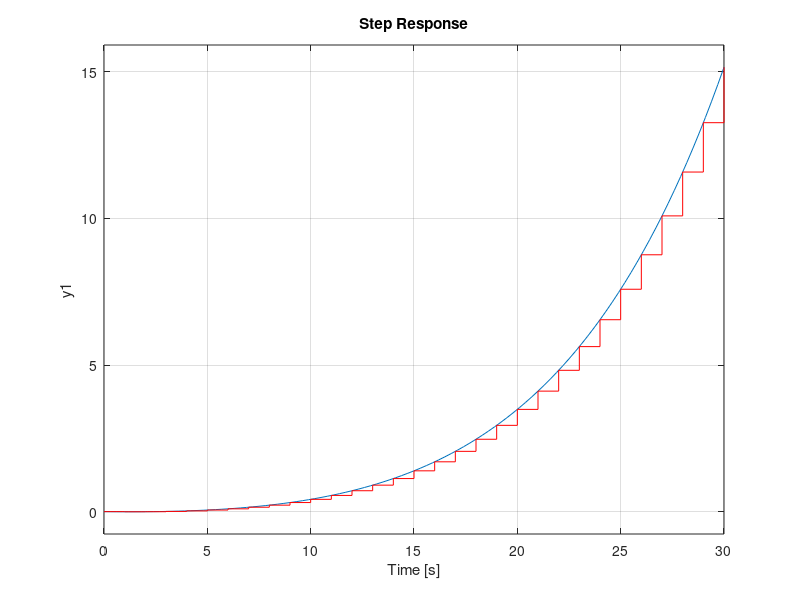
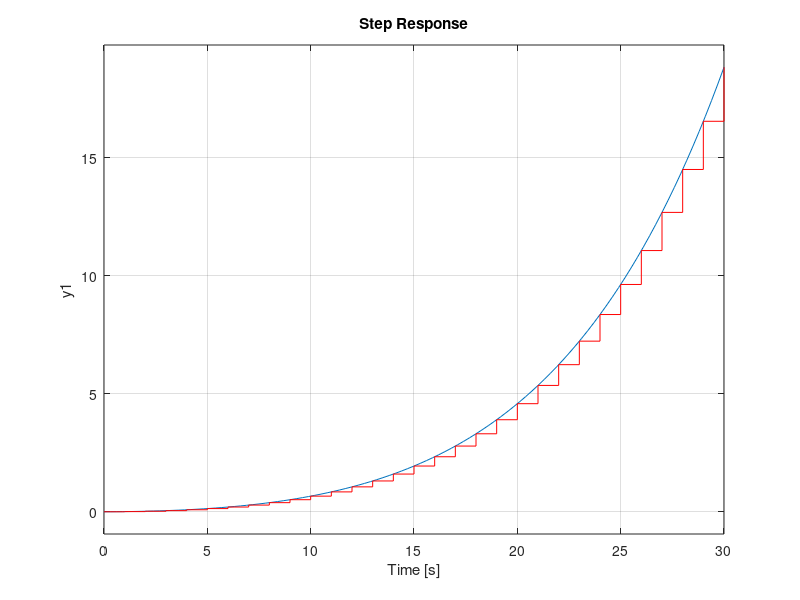
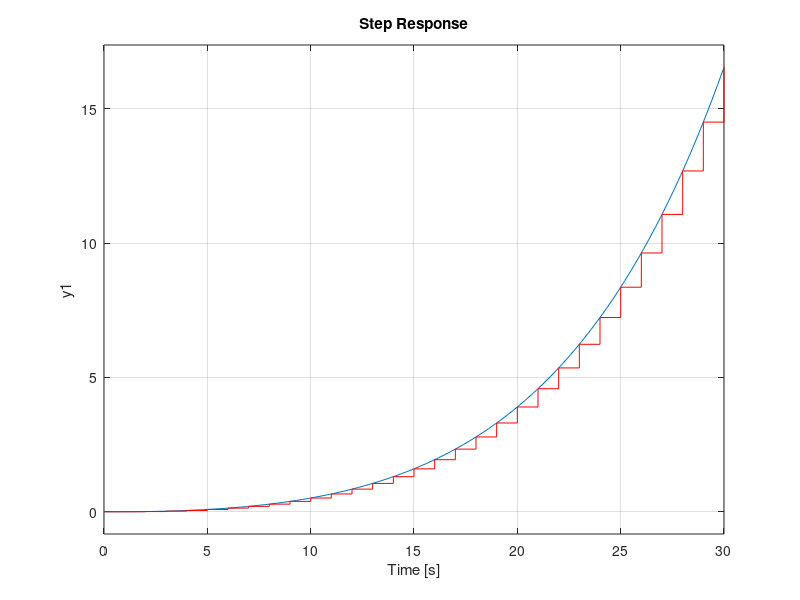

Write MATLAB code to recreate these figures, in order.
pkg load control;
clear all;
close all;
clc;

ta = 1;

a1 = [.9048 0; .0905 .9048];
b1 = [.09517; .0047];
c1 = [1 0];


a2 = [0 1; 1 0];
b2 = [0; 1];
c2 = [2 1];


a3 = [0 1; 0 -1];
b3 = [0; 1];
c3 = [-2 1];

s1 = 0.8146 + i*0.0817;
s2 = 0.8146 - i*0.0817;

s1=s1/10;
s2=s2/10;

k1 = acker(a1,b1,[s1,s2])
k2 = acker(a2,b2,[s1,s2])
k3 = acker(a3,b3,[s1,s2])

f1 = -inv(c1*inv(a1-b1*k1)*b1)
f2 = -inv(c2*inv(a2-b2*k2)*b2)
f3 = -inv(c3*inv(a3-b3*k3)*b3)

t1 = ss(a1-b1*k1, b1*f1, c1);
t2 = ss(a2-b2*k2, b2*f2, c2);
t3 = ss(a3-b3*k3, b3*f3, c3);

##figure;
##bode(t1);
##figure;
##bode(t2);
##figure;
##bode(t3);

t1z = c2d(t1, ta);
t2z = c2d(t2, ta);
t3z = c2d(t3, ta);

figure;
step(t1, 30);
hold on;
step(t1z, 30, 'r');

figure;
step(t2, 30);
hold on;
step(t2z, 30, 'r');

figure;
step(t3, 30);
hold on;
step(t3z, 30, 'r');
